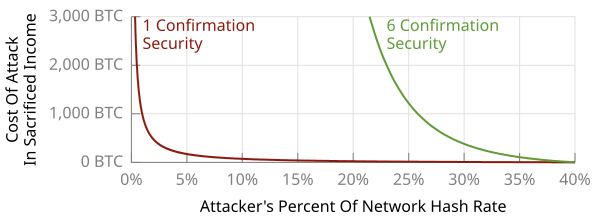

Generate this figure with gnuplot:
load "gnuplot.preferences"

set terminal svg size 600,220 font "Sans,12"
set output "en-confirmed-double-spend-cost.svg"

set grid
set ylabel "Cost Of Attack\nIn Sacrificed Income"
set xlabel "Attacker's Percent Of Network Hash Rate"
set format x "%0.f%%"
set decimal locale
#set format y "฿%'g" ## doesn't render in PNG here
set format y "%'g BTC"

set ytics 1000
set yrange [0:3000]

## a.out (below) is the the satoshi-probability-calculator.c from this
##   directory compiled with gcc -lm. Its first argument is attackers
##   share of the network hash rate (100%=1.00); its second argument is
##   the number of block which must be created before anyone else finds
##   any blocks
#
## For more info about the formula used, see the /en/mining HTML comment
## near where this plot is first used.

plot "<for i in $( seq -w 001 500 ) \
      ; do prob=$( ./a.out .$i 2 ) \
      ; cost=$( echo .$i '*' 25 / $prob - 25 | bc ) \
      ; echo $( echo .$i '*' 100 | bc ) $prob $cost  \
      ; done" u 1:3 title "1 Confirmation Security" with lines ls 1, \
\
    "<for i in $( seq -w 01 50 ) \
      ; do prob=$( ./a.out .$i 7 ) \
      ; cost=$( echo .$i '*' 25 / $prob - 25 '*' 7 | bc ) \
      ; echo $( echo .$i '*' 100 | bc ) $prob $cost  \
      ; done" u 1:3 title "6 Confirmation Security" with lines ls 2

set terminal png size 600,220 font "Sans,12"
set output "en-confirmed-double-spend-cost.png"

replot
